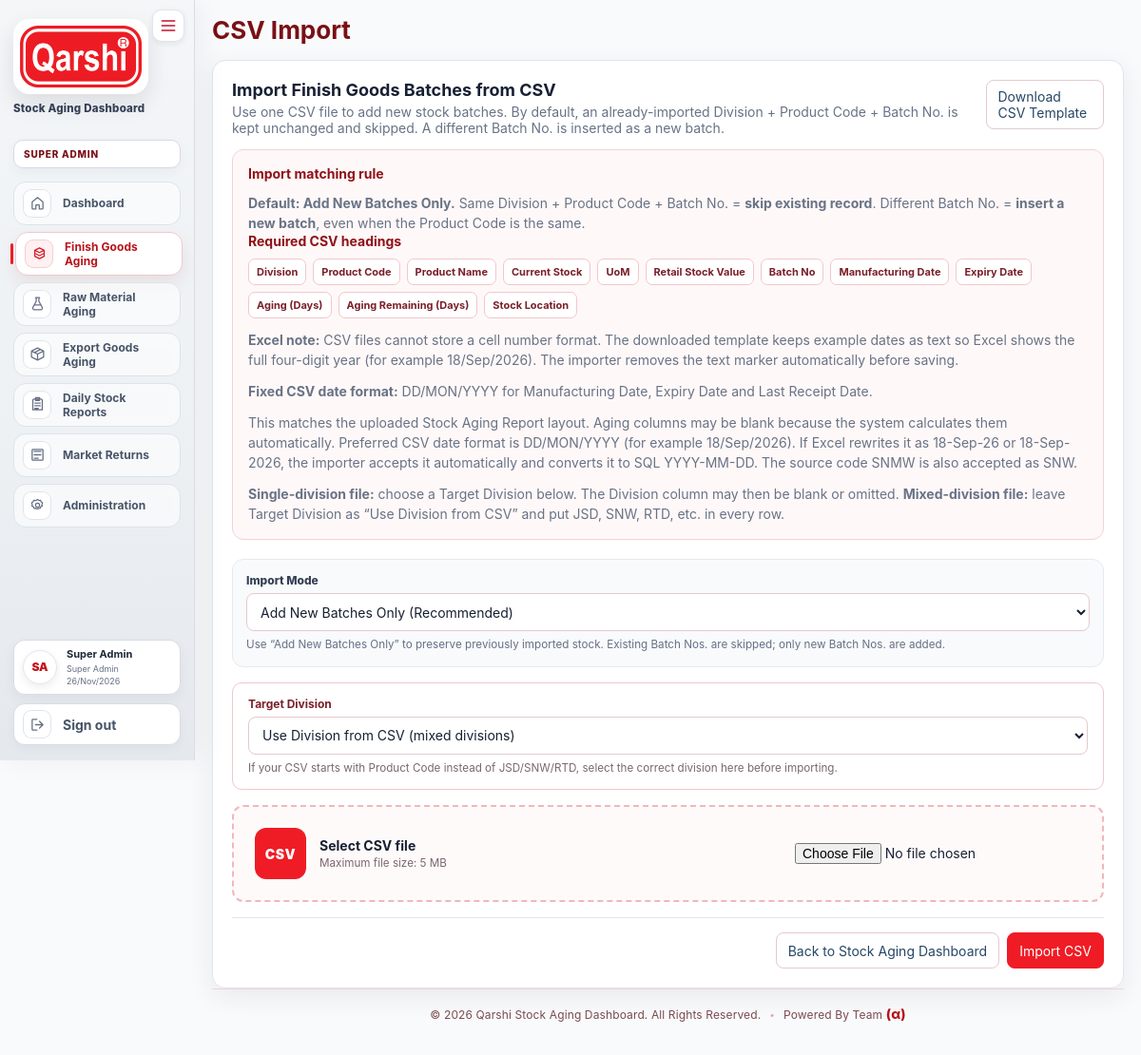
/stocks/import (signed in), run on the app's committed database.
### tables this page shows
CREATE TABLE users (
    id INT UNSIGNED AUTO_INCREMENT PRIMARY KEY,
    division_id INT UNSIGNED NULL,
    name VARCHAR(120) NOT NULL,
    email VARCHAR(190) NOT NULL UNIQUE,
    password_hash VARCHAR(255) NOT NULL,
    role ENUM('super_admin','store_manager','division_admin','user') NOT NULL DEFAULT 'user',
    can_add TINYINT(1) NOT NULL DEFAULT 1,
    can_edit TINYINT(1) NOT NULL DEFAULT 1,
    can_delete TINYINT(1) NOT NULL DEFAULT 1,
    avatar_path VARCHAR(255) NULL,
    is_active TINYINT(1) NOT NULL DEFAULT 1,
    created_at TIMESTAMP DEFAULT CURRENT_TIMESTAMP,
    CONSTRAINT fk_users_division FOREIGN KEY (division_id) REFERENCES divisions(id) ON UPDATE CASCADE ON DELETE RESTRICT,
    INDEX idx_users_division (division_id),
    INDEX idx_users_role (role)
);

### app/Views/stocks/import.php (the view, shortened to what the rows shown need)
<?php
$module = $module ?? \App\Controllers\StockController::MODULE;
?>
<div class="import-layout">
    <div class="card import-card">
        <div class="card-head">
            <div>
                <h2>Import <?= e($module['name']) ?> Batches from CSV</h2>
            </div>
        </div>
    </div>
</div>

### app/Views/layouts/header.php (shortened to what the rows shown need)
<?php $me = auth_user(); $appName = app_config('app')['name'] ?? 'Stock Aging Dashboard'; ?>
<!doctype html>
<html lang="en">
<head>
<link rel="stylesheet" href="<?= e(url('/assets/css/app.css')) ?>">
</head>
<body>
<?php if ($me): ?>
<?php
$nameParts = preg_split('/\s+/', trim((string)$me['name'])) ?: [];
$avatarInitials = '';
foreach (array_slice($nameParts, 0, 2) as $part) {
    if ($part !== '') $avatarInitials .= strtoupper(substr($part, 0, 1));
}
$requestPath = parse_url($_SERVER['REQUEST_URI'] ?? '/', PHP_URL_PATH) ?: '/';
$normalizePath = static function (string $path): string {
    $path = rtrim($path, '/');
    return $path === '' ? '/' : $path;
};
$requestPath = $normalizePath($requestPath);
$dashboardPath = $normalizePath(url('/'));
$isDashboardActive = $requestPath === $dashboardPath;
$isStocksActive = str_starts_with($requestPath, $normalizePath(url('/stocks')));
$isDailyReportsActive = str_starts_with($requestPath, $normalizePath(url('/daily-stock-reports')));
$isAdminHome = $requestPath === $normalizePath(url('/admin'));
$isAdminChild = ($me['role'] ?? '') === 'super_admin' && (
    str_starts_with($requestPath, $normalizePath(url('/users')))
    || str_starts_with($requestPath, $normalizePath(url('/divisions')))
    || str_starts_with($requestPath, $normalizePath(url('/grade-criteria')))
    || str_starts_with($requestPath, $normalizePath(url('/logs')))
    || str_starts_with($requestPath, $normalizePath(url('/market-return/mapping')))
    || str_starts_with($requestPath, $normalizePath(url('/admin/email-notifications')))
    || str_starts_with($requestPath, $normalizePath(url('/admin/sap-integration')))
);
$isAdminActive = $isAdminHome || $isAdminChild;
$isMarketReturnActive = str_starts_with($requestPath, $normalizePath(url('/market-return'))) && !$isAdminChild;
?>
<div class="app-shell">
    <aside class="sidebar" id="app-sidebar">
        <button type="button" class="sidebar-toggle" id="sidebarToggle" aria-controls="app-sidebar" aria-expanded="true" aria-label="Collapse menu" title="Collapse menu">
            <svg viewBox="0 0 24 24" fill="none" aria-hidden="true"><path d="M4 6h16M4 12h16M4 18h16" stroke="currentColor" stroke-width="2" stroke-linecap="round"/></svg>
        </button>
        <div class="brand-block">
            <img class="brand-logo" src="<?= e(url('/assets/img/qarshi-logo.png')) ?>" alt="Qarshi logo">
            <div class="brand-text single-line">
                <span>Stock Aging Dashboard</span>
            </div>
        </div>
        <?php
        $sidebarDivisionLabel = $me['role'] === 'super_admin'
            ? 'SUPER ADMIN'
            : (($me['role'] ?? '') === 'store_manager'
                ? 'STORE MANAGER'
                : ((($me['role'] ?? '') === 'user' && empty($me['division_id']))
                    ? 'ALL DIVISIONS'
                    : ($me['division_code'] ?? 'DIVISION')));
        ?>
        <div class="division-chip"><?= e($sidebarDivisionLabel) ?></div>
        <nav>
            <a class="nav-link<?= $isDashboardActive ? ' active' : '' ?>" title="Dashboard" href="<?= e(url('/')) ?>"<?= $isDashboardActive ? ' aria-current="page"' : '' ?>>
                <span class="nav-icon" aria-hidden="true"><svg viewBox="0 0 24 24" fill="none"><path d="M4 10.5 12 4l8 6.5V20a1 1 0 0 1-1 1h-4.5v-6h-5v6H5a1 1 0 0 1-1-1v-9.5Z" stroke="currentColor" stroke-width="1.8" stroke-linecap="round" stroke-linejoin="round"/></svg></span>
                <span class="nav-label">Dashboard</span>
            </a>
            <a class="nav-link<?= $isStocksActive ? ' active' : '' ?>" title="Finish Goods Aging" href="<?= e(url('/stocks')) ?>"<?= $isStocksActive ? ' aria-current="page"' : '' ?>>
                <span class="nav-icon" aria-hidden="true"><svg viewBox="0 0 24 24" fill="none"><path d="M5 7.5 12 4l7 3.5-7 3.5-7-3.5Zm0 0V16.5L12 20l7-3.5V7.5M5 12l7 3.5 7-3.5" stroke="currentColor" stroke-width="1.8" stroke-linecap="round" stroke-linejoin="round"/></svg></span>
                <span class="nav-label">Finish Goods Aging</span>
            </a>
            <?php foreach (\App\Services\AgingModuleRegistry::modules() as $navModuleController): ?>
            <?php $navModule = $navModuleController::MODULE; $navModuleActive = str_starts_with($requestPath, $normalizePath(url($navModule['base']))); ?>
            <a class="nav-link<?= $navModuleActive ? ' active' : '' ?>" title="<?= e($navModule['index_title']) ?>" href="<?= e(url($navModule['base'])) ?>"<?= $navModuleActive ? ' aria-current="page"' : '' ?>>
                <span class="nav-icon" aria-hidden="true"><svg viewBox="0 0 24 24" fill="none"><?= $navModule['icon'] ?? '' ?></svg></span>
                <span class="nav-label"><?= e($navModule['index_title']) ?></span>
            </a>
            <?php endforeach; ?>
            <?php if (in_array(($me['role'] ?? ''), ['super_admin','store_manager','division_admin'], true)): ?>
            <a class="nav-link<?= $isDailyReportsActive ? ' active' : '' ?>" title="Daily Stock Reports" href="<?= e(url('/daily-stock-reports')) ?>"<?= $isDailyReportsActive ? ' aria-current="page"' : '' ?>>
                <span class="nav-icon" aria-hidden="true"><svg viewBox="0 0 24 24" fill="none"><path d="M7 4h10a2 2 0 0 1 2 2v14H5V6a2 2 0 0 1 2-2Zm2-2h6v4H9V2Zm-1 8h8M8 14h8M8 18h5" stroke="currentColor" stroke-width="1.8" stroke-linecap="round" stroke-linejoin="round"/></svg></span>
                <span class="nav-label">Daily Stock Reports</span>
            </a>
            <?php endif; ?>
            <a class="nav-link<?= $isMarketReturnActive ? ' active' : '' ?>" title="Market Returns" href="<?= e(url('/market-return')) ?>"<?= $isMarketReturnActive ? ' aria-current="page"' : '' ?>>
                <span class="nav-icon" aria-hidden="true"><svg viewBox="0 0 24 24" fill="none"><path d="M7 7h10M7 12h10M7 17h6M5 4h14a1 1 0 0 1 1 1v14a1 1 0 0 1-1 1H5a1 1 0 0 1-1-1V5a1 1 0 0 1 1-1Z" stroke="currentColor" stroke-width="1.8" stroke-linecap="round" stroke-linejoin="round"/></svg></span>
                <span class="nav-label">Market Returns</span>
            </a>
            <?php if ($me['role'] === 'super_admin'): ?>
                <a class="nav-link<?= $isAdminActive ? ' active' : '' ?>" title="Administration" href="<?= e(url('/admin')) ?>"<?= $isAdminActive ? ' aria-current="page"' : '' ?>>
                    <span class="nav-icon" aria-hidden="true"><svg viewBox="0 0 24 24" fill="none"><path d="M12 3.5 14 5l2.5-.2.8 2.4 2.1 1.4-1 2.3.6 2.4-2.3 1-.9 2.4-2.5-.3-2 1.6-2-1.6-2.5.3-.9-2.4-2.3-1 .6-2.4-1-2.3 2.1-1.4.8-2.4L10 5l2-1.5Zm0 5.5a3 3 0 1 0 0 6 3 3 0 0 0 0-6Z" stroke="currentColor" stroke-width="1.7" stroke-linecap="round" stroke-linejoin="round"/></svg></span>
                    <span class="nav-label">Administration</span>
                </a>
            <?php endif; ?>
        </nav>
        <div class="sidebar-account-zone">
            <div class="sidebar-user-profile" title="<?= e($me['name']) ?>">
                <div class="sidebar-user-avatar">
                    <?php if (!empty($me['avatar_path'])): ?>
                        <img src="<?= e(url($me['avatar_path'])) ?>" alt="<?= e($me['name']) ?> profile picture">
                    <?php else: ?>
                        <span><?= e($avatarInitials) ?></span>
                    <?php endif; ?>
                </div>
                <div class="sidebar-user-copy">
                    <strong><?= e($me['name']) ?></strong>
                    <small><?= e(($me['role'] ?? '') === 'user'
                        ? (empty($me['division_id']) ? 'Read-only User · All Divisions' : 'Read-only User')
                        : ucwords(str_replace('_',' ', (string)$me['role'])) ) ?></small>
                    <span><?= e(date('d/M/Y')) ?></span>
                </div>
            </div>
            <form class="logout" method="post" action="<?= e(url('/logout')) ?>">
                <button type="submit" class="link-button" title="Sign out"><span class="nav-icon" aria-hidden="true"><svg viewBox="0 0 24 24" fill="none"><path d="M15 17l5-5-5-5M20 12H9M11 20H5a1 1 0 0 1-1-1V5a1 1 0 0 1 1-1h6" stroke="currentColor" stroke-width="1.8" stroke-linecap="round" stroke-linejoin="round"/></svg></span><span class="nav-label">Sign out</span></button>
            </form>
        </div>
    </aside>
    <main class="main <?= (($title ?? '') === 'Dashboard') ? 'dashboard-main' : '' ?>">
        <?php if (($title ?? '') !== 'Dashboard'): ?>
        <header class="topbar">
            <div>
                <div class="page-title-row">
                    <h1><?= e($title ?? '') ?></h1>
                </div>
            </div>
        </header>
        <?php endif; ?>
<?php else: ?>
<div class="guest-shell">
    <?php if ($m = flash('error')): ?><div class="flash error login-flash"><?= e($m) ?></div><?php endif; ?>
<?php endif; ?>

### data on the page
users: role "SUPER ADMIN", name "Super Admin", role "Super Admin"

### other printed values
$navModule['index_title'] "Raw Material Aging"
$navModule['index_title'] "Export Goods Aging"
$avatarInitials "SA"
$title "CSV Import"
$module['name'] "Finish Goods"
$module['code_label'] "Product Code"
$module['name_label'] "Product Name"
$module['value_label'] "Retail Stock Value"
$module['index_title'] "Stock Aging Dashboard"
